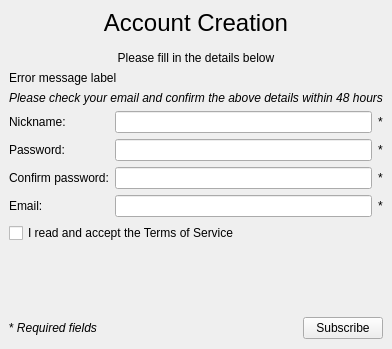
<ui version="4.0" >
 <author></author>
 <comment></comment>
 <exportmacro></exportmacro>
 <class>SubscribeWengo1</class>
 <widget class="QWidget" name="SubscribeWengo1" >
  <property name="geometry" >
   <rect>
    <x>0</x>
    <y>0</y>
    <width>370</width>
    <height>349</height>
   </rect>
  </property>
  <property name="windowTitle" >
   <string>WengoPhone - Wengo Account Creation (1/2)</string>
  </property>
  <layout class="QGridLayout" >
   <property name="margin" >
    <number>9</number>
   </property>
   <property name="spacing" >
    <number>6</number>
   </property>
   <item row="6" column="0" >
    <layout class="QGridLayout" >
     <property name="margin" >
      <number>0</number>
     </property>
     <property name="spacing" >
      <number>6</number>
     </property>
     <item row="0" column="1" >
      <spacer>
       <property name="orientation" >
        <enum>Qt::Horizontal</enum>
       </property>
       <property name="sizeHint" >
        <size>
         <width>178</width>
         <height>24</height>
        </size>
       </property>
      </spacer>
     </item>
     <item row="0" column="0" >
      <widget class="QLabel" name="label_9" >
       <property name="text" >
        <string>* &lt;i>Required fields&lt;/i></string>
       </property>
      </widget>
     </item>
     <item row="0" column="2" >
      <widget class="QPushButton" name="subscribeButton" >
       <property name="enabled" >
        <bool>true</bool>
       </property>
       <property name="text" >
        <string>Subscribe</string>
       </property>
      </widget>
     </item>
    </layout>
   </item>
   <item row="1" column="0" >
    <widget class="QLabel" name="errorMessageLabel" >
     <property name="text" >
      <string>Error message label</string>
     </property>
    </widget>
   </item>
   <item row="3" column="0" >
    <layout class="QGridLayout" >
     <property name="margin" >
      <number>0</number>
     </property>
     <property name="spacing" >
      <number>6</number>
     </property>
     <item row="2" column="1" >
      <widget class="QLineEdit" name="confirmPasswordLineEdit" >
       <property name="echoMode" >
        <enum>QLineEdit::Password</enum>
       </property>
      </widget>
     </item>
     <item row="0" column="0" >
      <widget class="QLabel" name="nicknameLabel" >
       <property name="text" >
        <string>Nickname:</string>
       </property>
      </widget>
     </item>
     <item row="0" column="2" >
      <widget class="QLabel" name="label_2" >
       <property name="text" >
        <string>*</string>
       </property>
      </widget>
     </item>
     <item row="3" column="0" >
      <widget class="QLabel" name="label" >
       <property name="text" >
        <string>Email:</string>
       </property>
      </widget>
     </item>
     <item row="2" column="0" >
      <widget class="QLabel" name="confirmPasswordLabel" >
       <property name="text" >
        <string>Confirm password:</string>
       </property>
      </widget>
     </item>
     <item row="3" column="1" >
      <widget class="QLineEdit" name="emailLineEdit" />
     </item>
     <item row="1" column="0" >
      <widget class="QLabel" name="passwordLabel" >
       <property name="text" >
        <string>Password:</string>
       </property>
      </widget>
     </item>
     <item row="0" column="1" >
      <widget class="QLineEdit" name="nicknameLineEdit" />
     </item>
     <item row="1" column="2" >
      <widget class="QLabel" name="label_3" >
       <property name="text" >
        <string>*</string>
       </property>
      </widget>
     </item>
     <item row="2" column="2" >
      <widget class="QLabel" name="label_4" >
       <property name="text" >
        <string>*</string>
       </property>
      </widget>
     </item>
     <item row="1" column="1" >
      <widget class="QLineEdit" name="passwordLineEdit" >
       <property name="echoMode" >
        <enum>QLineEdit::Password</enum>
       </property>
      </widget>
     </item>
     <item row="3" column="2" >
      <widget class="QLabel" name="label_5" >
       <property name="text" >
        <string>*</string>
       </property>
      </widget>
     </item>
    </layout>
   </item>
   <item row="2" column="0" >
    <widget class="QLabel" name="label_7" >
     <property name="text" >
      <string>&lt;i>Please check your email and confirm the above details within 48 hours&lt;/i></string>
     </property>
    </widget>
   </item>
   <item row="4" column="0" >
    <widget class="QCheckBox" name="acceptTermsCheckBox" >
     <property name="text" >
      <string>I read and accept the Terms of Service</string>
     </property>
    </widget>
   </item>
   <item row="0" column="0" >
    <widget class="QLabel" name="accountCreationLabel" >
     <property name="palette" >
      <palette>
       <active>
        <color>
         <red>0</red>
         <green>0</green>
         <blue>0</blue>
        </color>
        <color>
         <red>212</red>
         <green>208</green>
         <blue>200</blue>
        </color>
        <color>
         <red>255</red>
         <green>255</green>
         <blue>255</blue>
        </color>
        <color>
         <red>234</red>
         <green>229</green>
         <blue>220</blue>
        </color>
        <color>
         <red>128</red>
         <green>128</green>
         <blue>128</blue>
        </color>
        <color>
         <red>141</red>
         <green>139</green>
         <blue>133</blue>
        </color>
        <color>
         <red>255</red>
         <green>255</green>
         <blue>255</blue>
        </color>
        <color>
         <red>255</red>
         <green>255</green>
         <blue>255</blue>
        </color>
        <color>
         <red>0</red>
         <green>0</green>
         <blue>0</blue>
        </color>
        <color>
         <red>255</red>
         <green>255</green>
         <blue>255</blue>
        </color>
        <color>
         <red>212</red>
         <green>208</green>
         <blue>200</blue>
        </color>
        <color>
         <red>64</red>
         <green>64</green>
         <blue>64</blue>
        </color>
        <color>
         <red>10</red>
         <green>36</green>
         <blue>106</blue>
        </color>
        <color>
         <red>255</red>
         <green>255</green>
         <blue>255</blue>
        </color>
        <color>
         <red>0</red>
         <green>0</green>
         <blue>255</blue>
        </color>
        <color>
         <red>255</red>
         <green>0</green>
         <blue>255</blue>
        </color>
        <color>
         <red>232</red>
         <green>232</green>
         <blue>232</blue>
        </color>
       </active>
       <inactive>
        <color>
         <red>0</red>
         <green>0</green>
         <blue>0</blue>
        </color>
        <color>
         <red>212</red>
         <green>208</green>
         <blue>200</blue>
        </color>
        <color>
         <red>255</red>
         <green>255</green>
         <blue>255</blue>
        </color>
        <color>
         <red>234</red>
         <green>229</green>
         <blue>220</blue>
        </color>
        <color>
         <red>128</red>
         <green>128</green>
         <blue>128</blue>
        </color>
        <color>
         <red>141</red>
         <green>139</green>
         <blue>133</blue>
        </color>
        <color>
         <red>255</red>
         <green>255</green>
         <blue>255</blue>
        </color>
        <color>
         <red>255</red>
         <green>255</green>
         <blue>255</blue>
        </color>
        <color>
         <red>0</red>
         <green>0</green>
         <blue>0</blue>
        </color>
        <color>
         <red>255</red>
         <green>255</green>
         <blue>255</blue>
        </color>
        <color>
         <red>212</red>
         <green>208</green>
         <blue>200</blue>
        </color>
        <color>
         <red>64</red>
         <green>64</green>
         <blue>64</blue>
        </color>
        <color>
         <red>212</red>
         <green>208</green>
         <blue>200</blue>
        </color>
        <color>
         <red>0</red>
         <green>0</green>
         <blue>0</blue>
        </color>
        <color>
         <red>0</red>
         <green>0</green>
         <blue>255</blue>
        </color>
        <color>
         <red>255</red>
         <green>0</green>
         <blue>255</blue>
        </color>
        <color>
         <red>232</red>
         <green>232</green>
         <blue>232</blue>
        </color>
       </inactive>
       <disabled>
        <color>
         <red>106</red>
         <green>104</green>
         <blue>100</blue>
        </color>
        <color>
         <red>212</red>
         <green>208</green>
         <blue>200</blue>
        </color>
        <color>
         <red>255</red>
         <green>255</green>
         <blue>255</blue>
        </color>
        <color>
         <red>233</red>
         <green>231</green>
         <blue>227</blue>
        </color>
        <color>
         <red>128</red>
         <green>128</green>
         <blue>128</blue>
        </color>
        <color>
         <red>141</red>
         <green>139</green>
         <blue>133</blue>
        </color>
        <color>
         <red>106</red>
         <green>104</green>
         <blue>100</blue>
        </color>
        <color>
         <red>255</red>
         <green>255</green>
         <blue>255</blue>
        </color>
        <color>
         <red>106</red>
         <green>104</green>
         <blue>100</blue>
        </color>
        <color>
         <red>212</red>
         <green>208</green>
         <blue>200</blue>
        </color>
        <color>
         <red>212</red>
         <green>208</green>
         <blue>200</blue>
        </color>
        <color>
         <red>0</red>
         <green>0</green>
         <blue>0</blue>
        </color>
        <color>
         <red>10</red>
         <green>36</green>
         <blue>106</blue>
        </color>
        <color>
         <red>255</red>
         <green>255</green>
         <blue>255</blue>
        </color>
        <color>
         <red>0</red>
         <green>0</green>
         <blue>255</blue>
        </color>
        <color>
         <red>255</red>
         <green>0</green>
         <blue>255</blue>
        </color>
        <color>
         <red>232</red>
         <green>232</green>
         <blue>232</blue>
        </color>
       </disabled>
      </palette>
     </property>
     <property name="text" >
      <string>&lt;span style="font-size:18pt;">Account Creation&lt;/span>&lt;br />&lt;br />&lt;span>Please fill in the details below&lt;/span></string>
     </property>
     <property name="alignment" >
      <set>Qt::AlignCenter</set>
     </property>
     <property name="indent" >
      <number>100</number>
     </property>
    </widget>
   </item>
   <item row="5" column="0" >
    <spacer>
     <property name="orientation" >
      <enum>Qt::Vertical</enum>
     </property>
     <property name="sizeHint" >
      <size>
       <width>20</width>
       <height>40</height>
      </size>
     </property>
    </spacer>
   </item>
  </layout>
 </widget>
 <pixmapfunction></pixmapfunction>
 <tabstops>
  <tabstop>nicknameLineEdit</tabstop>
  <tabstop>passwordLineEdit</tabstop>
  <tabstop>confirmPasswordLineEdit</tabstop>
  <tabstop>emailLineEdit</tabstop>
  <tabstop>acceptTermsCheckBox</tabstop>
  <tabstop>subscribeButton</tabstop>
 </tabstops>
 <resources>
  <include location="../../wengophone.qrc" />
 </resources>
 <connections>
  <connection>
   <sender>acceptTermsCheckBox</sender>
   <signal>toggled(bool)</signal>
   <receiver>subscribeButton</receiver>
   <slot>setEnabled(bool)</slot>
   <hints>
    <hint type="sourcelabel" >
     <x>14</x>
     <y>233</y>
    </hint>
    <hint type="destinationlabel" >
     <x>306</x>
     <y>306</y>
    </hint>
   </hints>
  </connection>
 </connections>
</ui>
